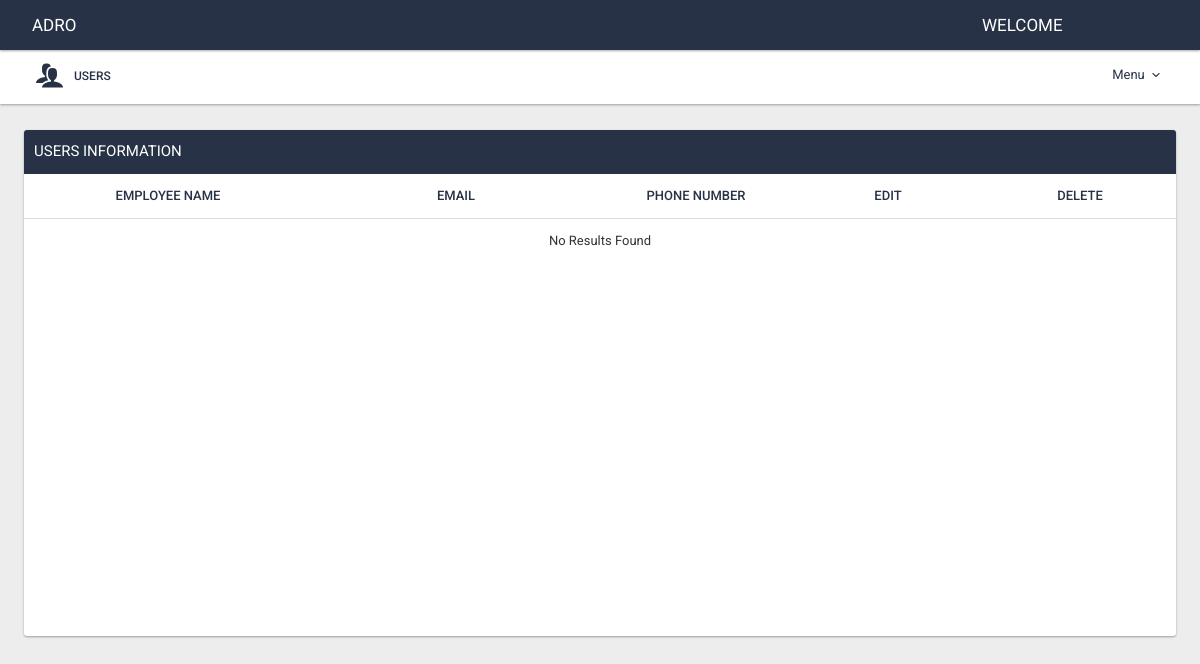
Page /internal_users.php?auditor_id=24 (signed in) on the earlier database version.
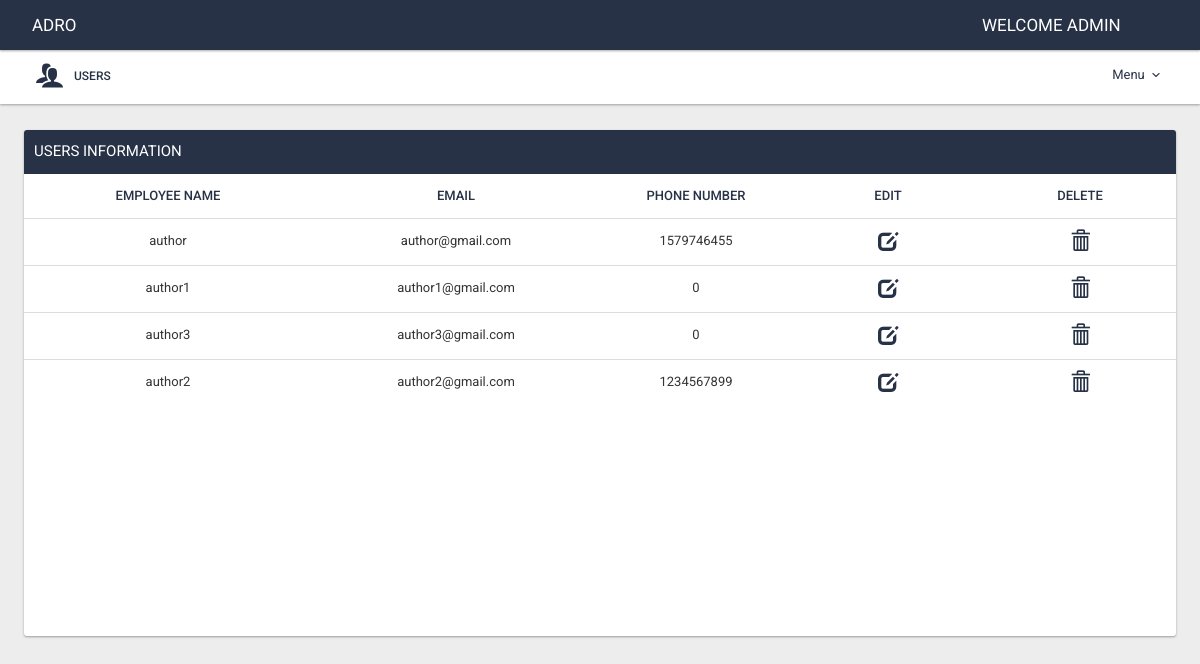
Same page on the later database version.
### tables this page shows
CREATE TABLE `user_info` (
  `userid` int(11) NOT NULL,
  `username` varchar(255) NOT NULL,
  `password` varchar(255) NOT NULL,
  `emailId` varchar(255) NOT NULL,
  `phone_number` int(11) NOT NULL,
  `name` varchar(255) NOT NULL,
  `role_id` int(11) NOT NULL,
  `created_by` int(11) NOT NULL,
  `created_date` datetime NOT NULL,
  `status` int(11) NOT NULL DEFAULT '0'
);

### internal_users.php (the view, shortened to what this page needs)
<?php
include_once "header.php";
if($_GET['auditor_id'])
	$sql1 = "SELECT * FROM `user_info` where role_id='".AUTHOR."' and created_by=".$_GET['auditor_id'];
else
  $sql1 = "SELECT * FROM `user_info` where role_id='".AUTHOR."' and created_by=".$_SESSION['user_id'];
  $data1 = mysqli_query($conn, $sql1);
?>
<div class="panel panel-flat newpanel">
<div class="table-responsive pre-scrollable" style="min-height:506px">
 <div class="panel-heading">Users Information  <div id="buttonplace" class="pull-right col-xs-6"></div></div>
	<table class="table table-fixed">
		<thead>
			<tr>
				<th class="col-xs-3">Employee Name</th>
				<th class="col-xs-3">Email</th>
				<th class="col-xs-2">Phone Number</th>
				<th class="col-xs-2">Edit</th>
				<th class="col-xs-2">Delete</th>
			</tr>
		</thead>
		<tbody>	<?php if( mysqli_num_rows($data1)<=0){
	echo "<tr align='center' ><td class='nores'>No Results Found</td></tr>";
}
				?>
			<?php
				while($row = mysqli_fetch_array($data1)){
					echo "<tr  align='center' id=".$row[0].">
					<td class='col-xs-3 edit-name'>".$row[5]."</td>";
					echo
					"<td class='col-xs-3 edit-email'>".$row[3]."</td>";
					echo"
					<td class='col-xs-2 edit-pnumber'>".$row[4]."</td>
				<td class='col-xs-2'>
						<a  data-toggle='modal' data-target='#myInternalUserModal' class='edit_addUser btn btn-xs btnbg'>
							<span class='glyphicon glyphicon-edit'></span>
						</a>
					</td>
					<td class='col-xs-2'>
						<a id='$row[0]' class='btn btn-xs btnbg remove-item'>
							<span class='glyphicon glyphicon-trash'></span>
						</a>
					</td>
				</tr>";
				}
				?>
		</tbody>
	</table>
</div>
</div>

### header.php (shortened to what this page needs)
<?php
function active($currect_page){
  $url_array =  explode('/', $_SERVER['REQUEST_URI']) ;
  $url = end($url_array);
  if($currect_page == $url){
      echo 'active';
  }
}
?>
<!DOCTYPE html>
<html>
<head>
<link href="//netdna.bootstrapcdn.com/bootstrap/3.0.3/css/bootstrap.min.css" rel="stylesheet">
	<link href="css/icons/icomoon/styles.css" rel="stylesheet" type="text/css">
	<link href="css/bootstrap.css" rel="stylesheet" type="text/css">
	<link href="css/core.css" rel="stylesheet" type="text/css">
	<link href="css/components.css" rel="stylesheet" type="text/css">
	<link href="css/colors.css" rel="stylesheet" type="text/css">
<link rel = "stylesheet" href="css/style.css">
  </head><body><div class="navbar navbar-inverse navbar-fixed-top" style="top:0;position:fixed;" role="navigation">
	<div class="navbar-header col-md-6 col-sm-10 col-xs-12">
        <div class="navbar-header col-md-8 col-xs-6"><a class="navbar-brand" href="#">ADRO</a></div>
	</div>
	<div class="col-md-6 col-xs-2 col-xs-12">
        <div class="navbar-header pull-right"><a class="navbar-brand" href="#">Welcome <?php echo $_SESSION['name'];?></a></div>
	</div>
</div>
<div class="navbar navbar-inverse navbar-static-top" style="position:fixed;width:100%;" role="navigation">
	<div class="collapse navbar-collapse">
	<ul class="nav navbar-nav navbar-nav-material">
				<?php if($_SESSION['role_id']==SUPERADMIN){?>
					<li class="<?php active('users.php');?>"><a href="users.php"><i class="icon-users position-left"></i> USERS</a></li>
				<?php }?>
			</ul>
			<ul class="nav navbar-nav pull-right hidden-xs hidden-sm">
			<li class="dropdown">
              <a href="#" class="dropdown-toggle" data-toggle="dropdown">Menu <b class="caret"></b></a>
            </li>
		</ul>
	</div>
</div>
</body>
</html>

### css/style.css (style rules this page uses)
body { padding-top: 50px; }
.newpanel { margin: 4px 2%; margin-top: 5%; }
.btnbg,.btnbg:hover, .btn-md,.btn-md:hover { border-color: #273246!important; color: white!important; }
span.glyphicon,span.glyphicon:hover,span.glyphicon:focus { border-color: white!important; color: #273246!important; background-color: white!important; font-size: 20px; margin-top: -13px;background:none!important; }
a.btnbg { color:#f5f5f5; text-decoration: none; }
th { text-transform:uppercase;color: #273246!important;padding:12px 8px!important;text-align:center!important; }
body { background:#eeeded; }
.navbar-inverse .navbar-nav > .open > a, .navbar-inverse .navbar-nav > .open > a:hover, .navbar-inverse .navbar-nav > .open > a:focus,.navbar-inverse .navbar-nav > li > a:hover, .navbar-inverse .navbar-nav > li > a:focus,.navbar-inverse .navbar-nav > li > a { color: #273246!important; }
.navbar-static-top { color: #273246!important; background-color: white!important; }
.navbar-fixed-top { background-color: #273246!important; color: white!important; }
.navbar-brand { margin-left: 12px!important; color: white!important; font-size: 17px; text-transform: uppercase; }
.navbar-inverse > .navbar-nav > li > a:not(.collapsed),.navbar-inverse .navbar-collapse { background:white!important; }
.table > thead > tr > td, .table > tbody > tr > td, .table > tfoot > tr > td { padding-bottom:0!important; }
.table-fixed thead { width: 100%; }
.table-responsive { overflow-x: hidden; }
.table-fixed tbody { height: 445px; overflow-x: hidden; overflow-y: auto; width: 100%; }
.table-fixed thead, .table-fixed tbody, .table-fixed tr, .table-fixed td, .table-fixed th { display: block; }
.table-fixed tbody td, .table-fixed thead > tr> th { float: left; border-bottom-width: 0; }
.panel-heading { position: relative; padding-top: 20px; padding-bottom: 20px; font-size: 20px; color: #273246!important; text-transform: uppercase; }
.panel-heading { color: #333333; background-color: #273246!important; border-color: #273246!important; color: white!important; padding: 10px; font-size: 15px; }
[class^="icon-"], [class*=" icon-"] { font-family: 'icomoon'; speak: none; font-style: normal; font-weight: normal; font-variant: normal; text-transform: none; line-height: 1; min-width: 1em; display: inline-block; text-align: center; font-size: 24px!important; vertical-align: middle; position: relative; top: -1px; -webkit-font-smoothing: antialiased; -moz-osx-font-smoothing: grayscale; }
#buttonplace { text-align:right; }
.nores { width:100%; float:right; }

### header.php (style rules this page uses)
body { padding-top: 50px; }

Differences in the rows shown:
added user_info: name "author", emailId "author@gmail.com", phone_number "1579746455"
added user_info: name "author1", emailId "author1@gmail.com", phone_number "0"
added user_info: name "author3", emailId "author3@gmail.com", phone_number "0"
added user_info: name "author2", emailId "author2@gmail.com", phone_number "1234567899"
Other differences:
$_SESSION['name']: (not shown) → "ADMIN"
text no longer shown: "No Results Found"
